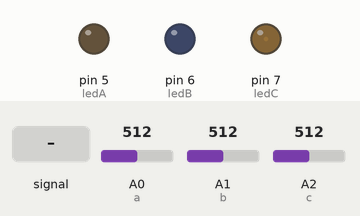
Recording of a sketch running on a simulated Arduino Uno, built with avr-gcc and run on an emulated ATmega328P. Shown: output pins drawn as LEDs (lit = HIGH). Dashed ring = blinking. The test bench sets the inputs (shaded band); at power-on: A1 (b) = 512, A0 (a) = 512, A2 (c) = 512.

Above: at 1.2 s.
1.3 s: A0 (a) fed a 2 Hz sine of ±306 counts around its level
At 1.67 s:
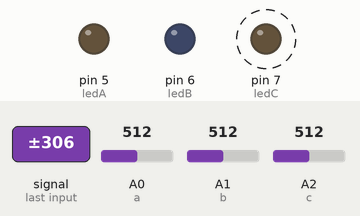
4.3 s: A1 (b) set to 529
At 4.87 s:
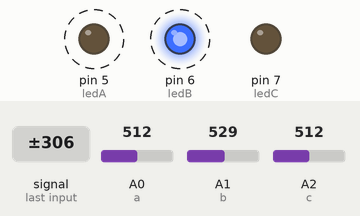
7.3 s: A0 (a) set to 716
8.8 s: A0 (a) set to 544
10.3 s: A0 (a) set to 520
At 11.5 s:
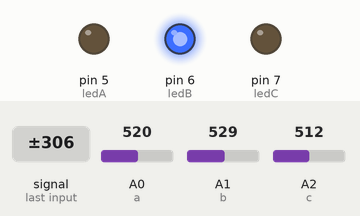
11.8 s: A0 (a) set to 900
At 12.8 s:
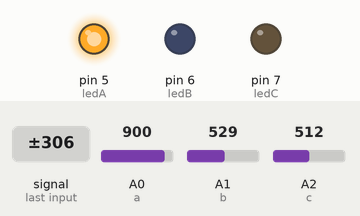
Timing chart, 0 to 14.3 s (numbered marks = the images above; inputs shaded):
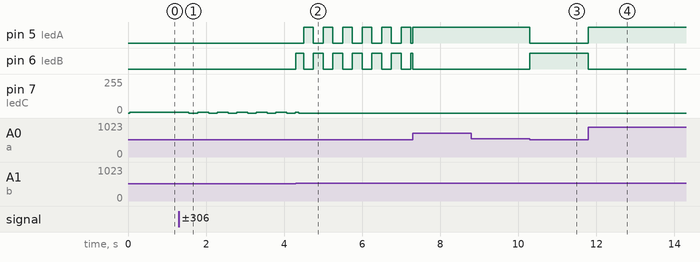

Measured:
- the behaviour switches between 512 and 513 on A1 (b) (found by bisection; images 1 and 2)
- after the input at 1.3 s, pin 7 (ledC): alternates 6/255 for 0.28 s and 0/255 for 0.22 s, starting after 0.26 s
- after the input at 4.3 s, pin 5 (ledA): alternates HIGH for 0.24 s and LOW for 0.26 s, starting after 0.20 s; pin 6 (ledB): alternates HIGH for 0.26 s and LOW for 0.24 s, starting at once
- after the input at 8.8 s, every drawn part: stays the same
- after the input at 10.3 s, pin 5 (ledA): HIGH → LOW at once; pin 6 (ledB): LOW → HIGH at once
- after the input at 11.8 s, pin 5 (ledA): LOW → HIGH at once; pin 6 (ledB): HIGH → LOW at once

The sketch:

sheet2_pb6.ino
```cpp
int ledA =5;
int a=A0; //potentiometer to control ledA
int ledB =6;
int b=A1;  //potentiometer to control ledB
int ledC =7;
int c=A2;  //potentiometer to control ledC
int potA,potB,potC;
void setup() {
  pinMode(a,INPUT);
  pinMode(b,INPUT);
  pinMode(c,INPUT);
  pinMode(ledA,OUTPUT);
  pinMode(ledB,OUTPUT);
  pinMode(ledC,OUTPUT);

}

void loop() {
 potA=analogRead(a);
 potB=analogRead(b);
 potC=analogRead(c);
 if (potA>potB)
 {
   if (potB>potC)
   {
     digitalWrite(ledA,HIGH);
     digitalWrite(ledB,LOW);
     digitalWrite(ledC,LOW);
    }
  }
  else if(potB>potC)
  {
    digitalWrite(ledB,HIGH);
     digitalWrite(ledA,LOW);
     digitalWrite(ledC,LOW);
    }
     else
  {
    digitalWrite(ledC,HIGH);
     digitalWrite(ledA,LOW);
     digitalWrite(ledC,LOW);
    }

}
```
